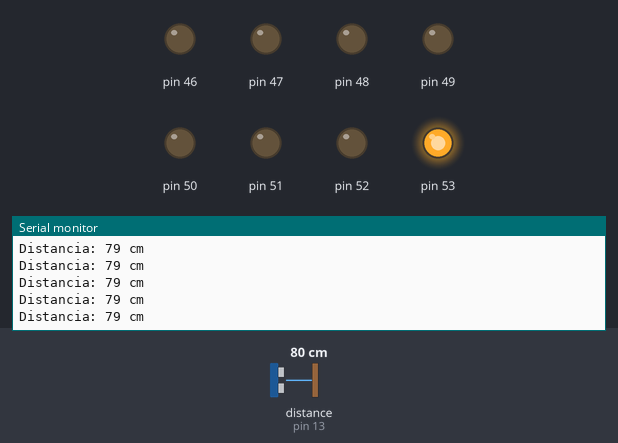
This sketch was run on a simulated Arduino Mega 2560, built with avr-gcc and run on an emulated ATmega2560. Parts: output pins drawn as LEDs (lit = HIGH), the last lines printed to the serial monitor. Wiring (inferred from the names in the program): ultrasonic range finder: trigger pin 12; echo pin 13. Inputs (shaded band) come from the test bench; at power-on: distance to the obstacle (sensor on pin 13) 80 cm. The echo pulse lasts 58.3 µs per cm; pins used as bus, display or sensor lines are not drawn.

Above: at 4.2 s.
4.3 s: distance to the obstacle (sensor on pin 13) set to 5 cm
At 4.46 s:
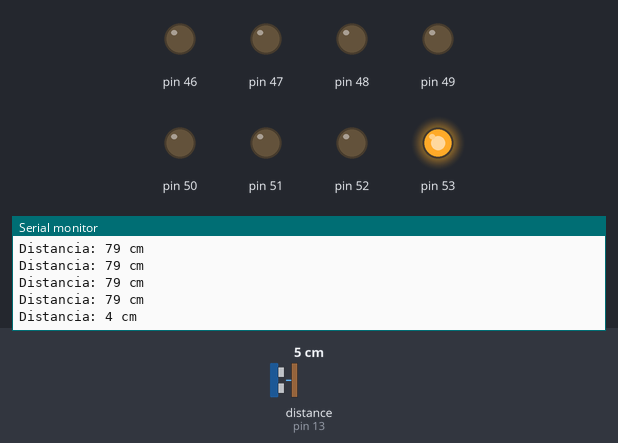
5.8 s: distance to the obstacle (sensor on pin 13) set to 2 cm
At 5.87 s:
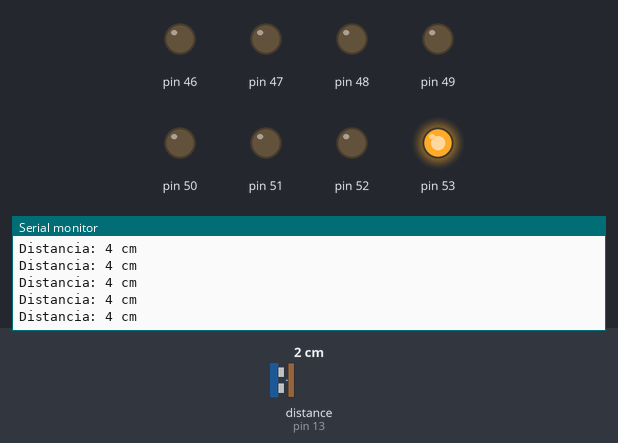
Timing chart, 0 to 8.8 s (numbered marks = the images above; inputs shaded):
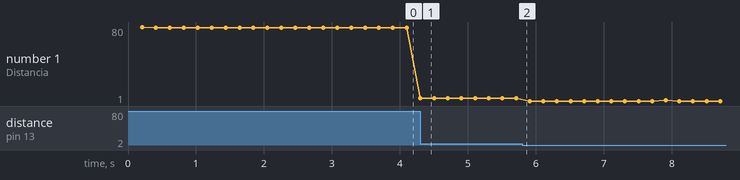

The sketch:

Leitura_com_conversao_displays_contagem_e_Thread.ino
```cpp
// Bibliotecas
#include <Thread.h>
// Informações das faixas de pesagem, pré-definidas.
#define min_faixa_1 430
#define max_faixa_1 435
#define max_faixa_2 440
#define max_faixa_3 445
// Informações do Sensor ultrassonico HC-SR04
#define trigPin 12
#define echoPin 13
#define DISTANCIA_LIMITE 15 // A distância (medida em cm) deve ser alterada neste ponto.

int num[10][8] = {
  //{a,b,c,d,e,f,g,h}
  {1, 1, 1, 1, 1, 1, 0, 0}, // 0 - Inicialização
  {0, 1, 1, 0, 0, 0, 0, 0}, // 1 - Faixa 1
  {1, 1, 0, 1, 1, 0, 1, 0}, // 2 - Faixa 2
  {1, 1, 1, 1, 0, 0, 1, 0}, // 3 - Faixa 3
  {0, 0, 0, 0, 0, 0, 0, 1}, // F - Fora da faixa
};
char serialInput[150]; // buffer para leitura
char commandByte = 0;
int serialCounter = 0; // Quantidade de itens no buffer
bool recebeuPeso = false;
bool passando = false;
int quantidade = 0;
long duration, distance;

Thread dist = Thread();

// Roda de forma concorrente com o programa
void sensorUltra() {
  digitalWrite(trigPin, LOW);
  delayMicroseconds(2);
  digitalWrite(trigPin, HIGH);
  delayMicroseconds(10);
  digitalWrite(trigPin, LOW);
  duration = pulseIn(echoPin, HIGH);
  distance = (duration / 2) / 29.1;

  Serial.print("Distancia: ");
  Serial.print(distance);
  Serial.println(" cm");

  if (distance < DISTANCIA_LIMITE)
  {
    passando = true;
    //  Serial.print("Passando um elemento | ");
    //  Serial.println(quantidade);
  }
  else if (passando == true)
  {
    passando = false;
    quantidade++;
  }
}

// Funcionamento a base de interrupção, aguarda alguma ação na porta Serial do Arduino.
void serialEvent1() {
  char incomingByte;
  incomingByte = Serial1.read();
  serialInput[serialCounter] = incomingByte;

  //  Serial.print("Recebido: ");
  //  Serial.print(serialInput[serialCounter]);

  serialCounter++;

  //  Serial.println(" ");
  //  Serial.println(serialCounter, DEC);

  if (serialCounter >= 150) {
    recebeuPeso = true;
    serialCounter = 0;
  }
}

void setup() {
  //Comunicação Serial...
  Serial.begin(9600);
  Serial1.begin(9600);

  // Setup de portas
  pinMode(echoPin, INPUT);
  pinMode(trigPin, OUTPUT);
  for (int i = 46; i < 54; i++)
  {
    pinMode(i, OUTPUT);
    digitalWrite(i, LOW);
  }
  // Threads
  dist.onRun(sensorUltra);
  dist.setInterval(200);

  //Comandos iniciais.
  acende(4);

}

void loop() {
  // Thread para cálculo da distância. Ela roda a cada 200ms
  if (dist.shouldRun())
    dist.run();

  if (Serial.available() > 0)
  {
    commandByte = Serial.read();
    commandByte = 5;
    // Serial.println("inicio");
    Serial1.write(commandByte); // Envia uma requisição de forma manual
  }
  if (recebeuPeso == true)
  {
    int int_Peso = 0;
    recebeuPeso = false;
    int_Peso = serialToInt(serialInput[79], serialInput[81], serialInput[82], serialInput[83]); // Os bytes que contem a medida do peso em gramas
    Serial.print("Peso: ");
    Serial.println(int_Peso);
    Serial.print("Itens que passaram: ");
    Serial.println(quantidade);
    if (int_Peso >= min_faixa_1 && int_Peso <= max_faixa_1)
    {
      acende(1);
      //Serial.println("Faixa 1 ! 430 a 435g");
    }
    else if (int_Peso > max_faixa_1 && int_Peso <= max_faixa_2)
    {
      acende(2);
      //Serial.println("Faixa 2 ! 435 a 440g");
    }
    else if (int_Peso > max_faixa_2 && int_Peso <= max_faixa_3)
    {
      acende(3);
      //Serial.println("Faixa 3 ! 440 a 445g");
    }
    else
    {
      acende(4);
      //Serial.println("Fora da faixa !");
    }
  }
}

int serialToInt (char mil, char cem, char dez, char um) {
  int inteiro_retorno = 0;
  inteiro_retorno = ((mil - 48) * 1000) + ((cem - 48) * 100) + ((dez - 48) * 10) + (um - 48);
  return inteiro_retorno;
}

void acende(int n) {
  for (int i = 0; i < 8; i++) {
    digitalWrite(i + 46, num[n][i]);
  }
}
```

Measured:
- after the input at 4.3 s, the serial monitor: prints a new line at once (image 1)
- plotted number 1: 79 → 4 after the input at 4.3 s, 4 → 1 after the input at 5.8 s
